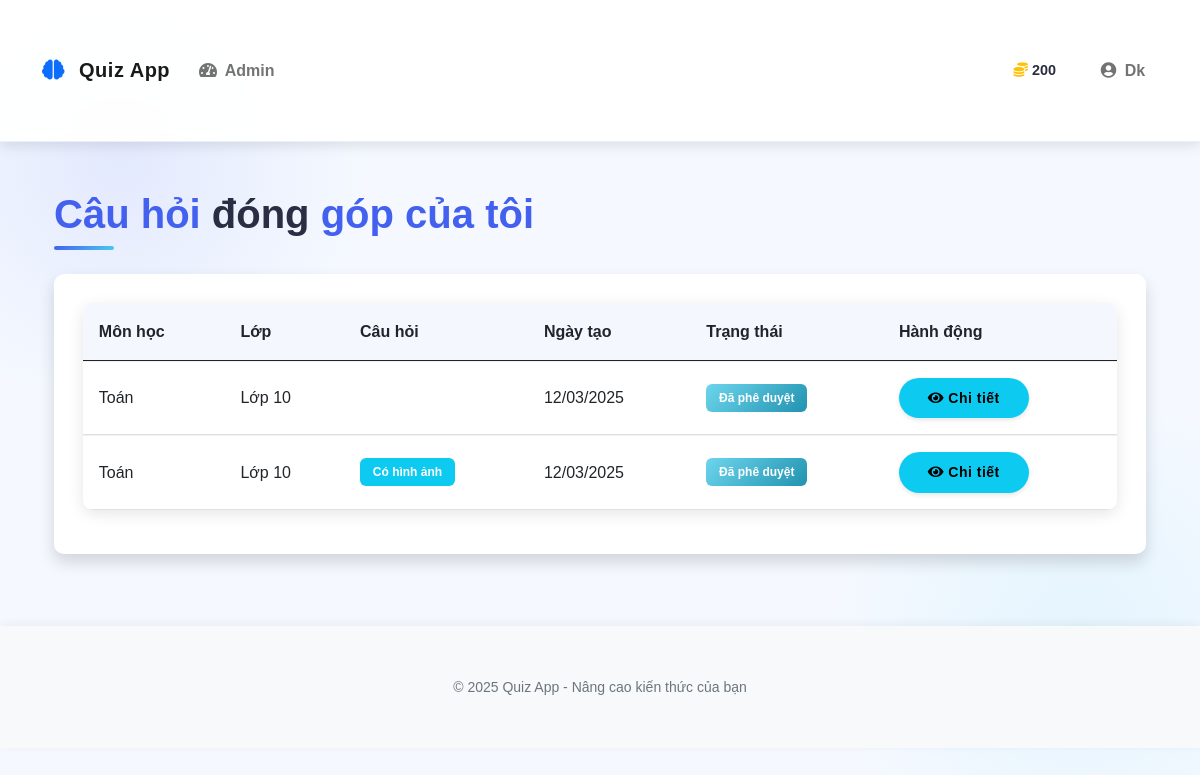
The app's page /my_contributions (signed in) with its own data.
### models.py (models this page shows, shortened)
class User(UserMixin, db.Model):
    id = db.Column(db.Integer, primary_key=True)
    username = db.Column(db.String(64), unique=True, nullable=False)
    email = db.Column(db.String(120), unique=True, nullable=False)
    password_hash = db.Column(db.String(256))
    coins = db.Column(db.Integer, default=10)  # New users start with 10 coins
    experience = db.Column(db.Integer, default=0)  # Experience points
    rank = db.Column(db.String(50), default='Newbie')
    is_admin = db.Column(db.Boolean, default=False)
    contributions = db.relationship('Contribution', backref='author', lazy=True)
    inventory_items = db.relationship('InventoryItem', backref='owner', lazy=True)
    achievements = db.relationship('UserAchievement', backref='user', lazy=True)
    daily_quests = db.relationship('UserDailyQuest', backref='user', lazy=True)
    total_questions_answered = db.Column(db.Integer, default=0)
    correct_answers = db.Column(db.Integer, default=0)
    easy_questions_completed = db.Column(db.Integer, default=0)
    medium_questions_completed = db.Column(db.Integer, default=0)
    hard_questions_completed = db.Column(db.Integer, default=0)
    daily_quest_points = db.Column(db.Integer, default=0)
    daily_streak = db.Column(db.Integer, default=0)
    last_daily_login = db.Column(db.Date, nullable=True)

class Contribution(db.Model):
    id = db.Column(db.Integer, primary_key=True)
    subject = db.Column(db.String(100), nullable=False)
    grade = db.Column(db.Integer, nullable=False)
    question = db.Column(db.Text, nullable=False)
    question_image_url = db.Column(db.String(255), nullable=True)
    option_a = db.Column(db.String(200), nullable=False)
    option_b = db.Column(db.String(200), nullable=False)
    option_c = db.Column(db.String(200), nullable=False)
    option_d = db.Column(db.String(200), nullable=False)
    correct_answer = db.Column(db.String(1), nullable=False)
    explanation = db.Column(db.Text, nullable=True)
    explanation_image_url = db.Column(db.String(255), nullable=True)
    approved = db.Column(db.Boolean, default=False)
    user_id = db.Column(db.Integer, db.ForeignKey('user.id'), nullable=False)
    created_at = db.Column(db.DateTime, default=datetime.utcnow)

### app.py (the view)
@app.route('/my_contributions')
@login_required
def my_contributions():
    from models import Contribution
    contributions = Contribution.query.filter_by(user_id=current_user.id).all()
    return render_template('my_contributions.html', contributions=contributions)

### app.py (called while the page is built)
@login_manager.user_loader
def load_user(user_id):
    from models import User
    return User.query.get(int(user_id))

### templates/my_contributions.html (shortened to what this page needs)
{% extends "base.html" %}
{% block content %}
<div class="container py-4">
    <h1 class="mb-4">Câu hỏi đóng góp của tôi</h1>
    {% if contributions %}
        <div class="card shadow">
            <div class="card-body">
                <table class="table table-hover">
                    <thead>
                        <tr>
                            <th>Môn học</th>
                            <th>Lớp</th>
                            <th>Câu hỏi</th>
                            <th>Ngày tạo</th>
                            <th>Trạng thái</th>
                            <th>Hành động</th>
                        </tr>
                    </thead>
                    <tbody>
                        {% for contribution in contributions %}
                        <tr>
                            <td>{{ contribution.subject }}</td>
                            <td>Lớp {{ contribution.grade }}</td>
                            <td>
                                {% if contribution.question_image_url %}
                                <span class="badge bg-info">Có hình ảnh</span>
                                {% endif %}
                            </td>
                            <td>{{ contribution.created_at.strftime('%d/%m/%Y') }}</td>
                            <td>
                                {% if contribution.approved %}
                                <span class="badge bg-success">Đã phê duyệt</span>
                                {% else %}
                                <span class="badge bg-warning text-dark">Đang chờ phê duyệt</span>
                                {% endif %}
                            </td>
                            <td>
                                <button class="btn btn-info btn-sm" data-bs-toggle="modal" data-bs-target="#contributionModal{{ contribution.id }}">
                                    <i class="fas fa-eye"></i> Chi tiết
                                </button>
                            </td>
                        </tr>
                        {% endfor %}
                    </tbody>
                </table>
            </div>
        </div>
    {% else %}
        <div class="alert alert-info">
            <p>Bạn chưa đóng góp câu hỏi nào. <a href="{{ url_for('contribute') }}">Đóng góp ngay!</a></p>
        </div>
    {% endif %}
</div>
{% endblock %}

### templates/base.html (shortened to what this page needs)
<!DOCTYPE html>
<html lang="en">
<head>
    <link href="https://cdn.jsdelivr.net/npm/bootstrap@5.0.2/dist/css/bootstrap.min.css" rel="stylesheet">
    <link rel="stylesheet" href="https://cdnjs.cloudflare.com/ajax/libs/font-awesome/5.15.3/css/all.min.css">
    <link href="https://unpkg.com/aos@2.3.1/dist/aos.css" rel="stylesheet">
    <link rel="stylesheet" href="{{ url_for('static', filename='css/style.css') }}">
    <link rel="stylesheet" href="{{ url_for('static', filename='css/rank_frames.css') }}">
    <link rel="stylesheet" href="{{ url_for('static', filename='css/customization.css') }}">
    <link rel="stylesheet" href="{{ url_for('static', filename='css/achievements.css') }}">
    <link rel="stylesheet" href="{{ url_for('static', filename='css/quests.css') }}">
    <link rel="stylesheet" href="{{ url_for('static', filename='css/quiz.css') }}">
</head>
<body>
    <nav class="navbar navbar-expand-lg navbar-light sticky-top">
        <div class="container">
            <a class="navbar-brand" href="{{ url_for('homepage') }}">
                <i class="fas fa-brain text-primary me-2"></i> Quiz App
            </a>
            <div class="collapse navbar-collapse" id="navbarNav">
                <ul class="navbar-nav me-auto">
                    {% if current_user.is_authenticated %}
                        {% if current_user.is_admin %}
                            <li class="nav-item">
                                <a class="nav-link" href="{{ url_for('admin_dashboard') }}">
                                    <i class="fas fa-tachometer-alt me-1"></i> Admin
                                </a>
                            </li>
                        {% endif %}
                    {% endif %}
                </ul>
                {% if current_user.is_authenticated %}
                <div class="user-stats d-flex align-items-center me-3">
                    <div class="stat-item d-flex align-items-center me-3">
                        <i class="fas fa-coins text-warning me-1"></i>
                        <span class="fw-bold">{{ current_user.coins }}</span>
                    </div>
                </div>
                <ul class="navbar-nav">
                    <li class="nav-item dropdown">
                        <a class="nav-link dropdown-toggle" href="#" id="userDropdown" role="button" data-bs-toggle="dropdown" aria-expanded="false">
                            <i class="fas fa-user-circle me-1"></i> {{ current_user.username }}
                        </a>
                    </li>
                </ul>
                {% endif %}
            </div>
        </div>
    </nav>
    <div class="container py-4">
        {% block content %}{% endblock %}
    </div>
    <footer class="footer mt-auto py-3 bg-light">
        <div class="container text-center">
            <div class="row">
                <div class="col-md-12">
                    <p class="mb-0 text-muted">
                        <small>© 2025 Quiz App - Nâng cao kiến thức của bạn</small>
                    </p>
                </div>
            </div>
        </div>
    </footer>
</body>
</html>

### static/css/style.css (style rules this page uses)
body { font-family: 'Roboto', sans-serif; color: var(--text-color); background-color: #f5f9ff; background-image: radial-gradient(circle at 10% 20%, rgba(67, 97, 238, 0.1) 0%, transparent 20%), radial-gradient(circle at 90% 80%, rgba(76, 201, 240, 0.1) 0%, transparent 20%); line-height: 1.6; }
.container { padding-top: 2rem; padding-bottom: 2rem; }
.card { border: none; border-radius: var(--border-radius); box-shadow: var(--box-shadow); transition: all 0.4s ease; margin-bottom: 1.5rem; background-color: white; overflow: hidden; position: relative; }
.card::before { content: ''; position: absolute; top: 0; left: 0; width: 100%; height: 4px; background: var(--gradient-bg); opacity: 0; transition: opacity 0.3s ease; }
.card-body { padding: 1.8rem; }
.btn { border-radius: 50px; padding: 0.6rem 1.8rem; font-weight: 600; transition: all 0.3s; border: none; letter-spacing: 0.5px; position: relative; overflow: hidden; z-index: 1; }
.table { border-collapse: separate; border-spacing: 0; width: 100%; border-radius: var(--border-radius); overflow: hidden; box-shadow: var(--box-shadow); }
.table th { background-color: #f8f9fa; font-weight: 600; padding: 1rem; text-align: left; }
.table td { padding: 1rem; vertical-align: middle; border-top: 1px solid #f0f0f0; }
.badge { padding: 0.4rem 0.7rem; font-weight: 500; border-radius: 50px; }
.navbar { box-shadow: 0 4px 15px rgba(0, 0, 0, 0.08); background: rgba(255, 255, 255, 0.95); backdrop-filter: blur(10px); -webkit-backdrop-filter: blur(10px); border-bottom: 1px solid rgba(67, 97, 238, 0.1); }
.navbar-brand { font-weight: 800; color: var(--primary-color); letter-spacing: 0.5px; transition: all 0.3s ease; }
.nav-link { font-weight: 600; color: var(--dark-color); position: relative; padding: 0.6rem 1.2rem; margin: 0 0.3rem; transition: all 0.3s ease; border-radius: 8px; }
.nav-link::after { content: ''; position: absolute; bottom: 5px; left: 50%; width: 0; height: 2px; background: var(--primary-color); transition: all 0.3s; transform: translateX(-50%); opacity: 0; }
:root { --accent-color: #f72585; --info-color: #4895ef; --warning-color: #f8961e; --danger-color: #f94144; --soft-blue: #e8f0fe; --text-secondary: #6c757d; }
body { font-family: 'Nunito', sans-serif; min-height: 100vh; line-height: 1.6; }
.navbar { box-shadow: 0 4px 12px rgba(0, 0, 0, 0.1); padding: 1rem 0; }
.card { overflow: hidden; margin-bottom: 1.5rem; }
.btn { transition: all 0.3s ease; box-shadow: 0 2px 5px rgba(0, 0, 0, 0.1); }
.badge { padding: 0.5rem 0.8rem; border-radius: 6px; font-weight: 600; }
.footer { background-color: white; box-shadow: 0 -2px 10px rgba(0, 0, 0, 0.05); padding: 1.5rem 0; margin-top: 3rem; }
.footer .text-muted { color: var(--text-secondary) !important; font-weight: 500; }
.table { border-collapse: separate; border-spacing: 0; width: 100%; }
.table th { background-color: rgba(67, 97, 238, 0.05); font-weight: 600; color: var(--text-primary); padding: 1rem; }
.table td { padding: 1rem; vertical-align: middle; }
.user-stats { font-size: 0.9rem; }
.stat-item { display: flex; align-items: center; }

### static/css/achievements.css (style rules this page uses)
.badge.bg-success { background: linear-gradient(135deg, #6dd5ed, #2193b0) !important; }

### static/css/quests.css (style rules this page uses)
.badge.bg-success { animation: checkmark 0.5s ease-in-out; }

### static/css/quiz.css (style rules this page uses)
body { transition: background-image 0.5s ease; background-size: cover; background-position: center; background-attachment: fixed; }

### records on screen
User: coins "200", username "Dk"
Contribution: subject "Toán", grade "10", created_at "12/03/2025", approved "Đã phê duyệt"
Contribution: subject "Toán", grade "10", shows "Có hình ảnh", created_at "12/03/2025", approved "Đã phê duyệt"
